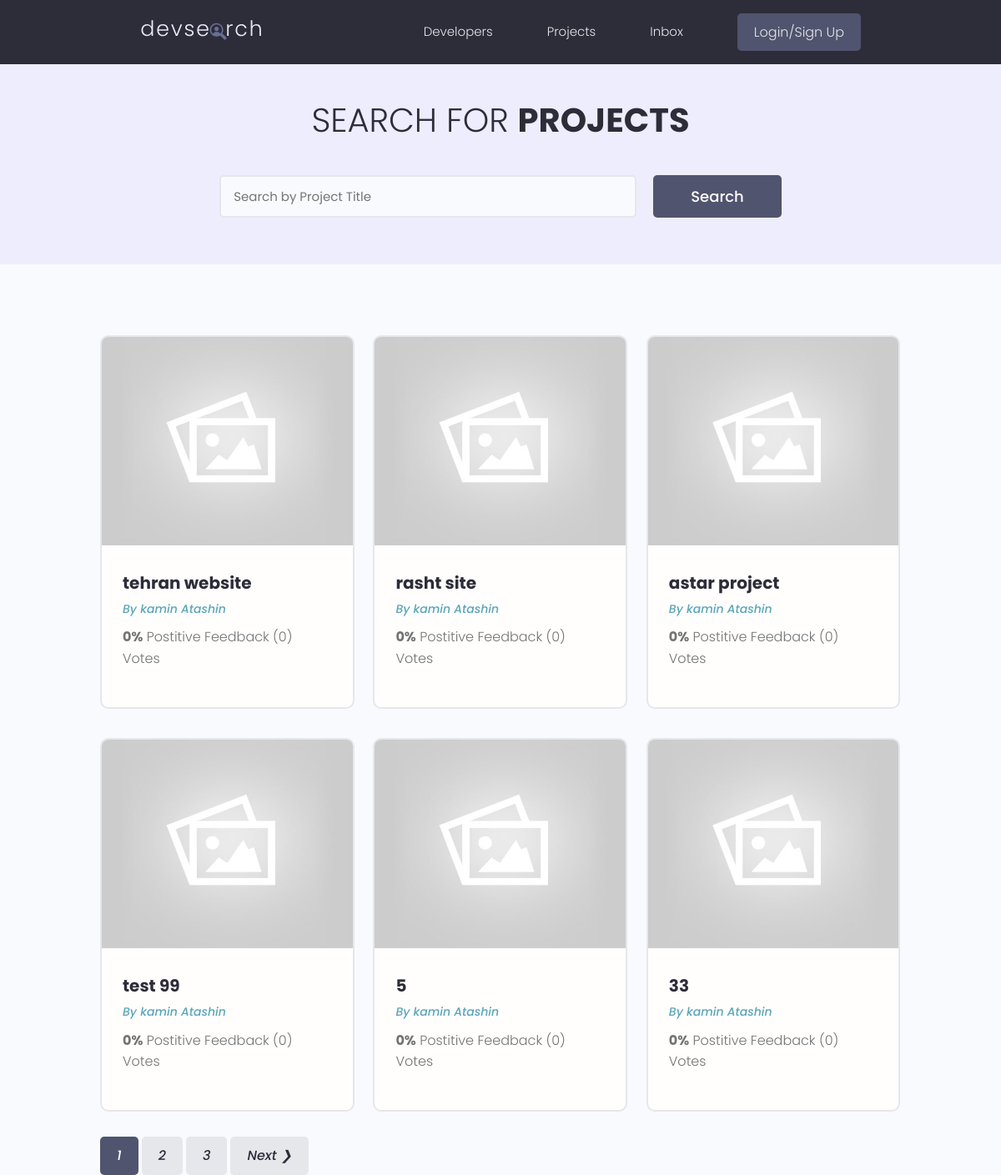
The app's page /project/ with its own data.
### project/models.py (models this page shows, shortened)
class Project(models.Model):
    owner= models.ForeignKey(Profiles,null=True,blank=True,on_delete=models.SET_NULL)
    title=models.CharField(max_length=200)
    description=models.TextField(null=True , blank=True)
    featured_image= models.ImageField(null=True,blank=True,default='default.jpg')
    demo_link=models.TextField(max_length=2000,null=True,
                                 blank=True)
    source_link=models.CharField(max_length=2000,null=True,
                                blank=True)
    tags=models.ManyToManyField('Tag',blank=True)
    vote_total=models.IntegerField(default=0,null=True,blank=True)
    vote_ratio=models.IntegerField(default=0,null=True,blank=True)
    created= models.DateTimeField(auto_now_add=True)
    id=models.UUIDField(default=uuid.uuid4,unique=True,
                        primary_key=True,editable=False)
    class Meta:
        ordering=['-created']

### users/models.py (models this page shows, shortened)
class Profiles(models.Model):
    user=models.OneToOneField(User,on_delete=models.CASCADE,null=True,blank=True)
    name=models.CharField(max_length=200,blank=True,null=True)
    email=models.EmailField(max_length=500,blank=True,null=True)
    username=models.CharField(max_length=200,blank=True,null=True)
    short_intro=models.CharField(max_length=200,blank=True,null=True)
    username=models.CharField(max_length=40)
    location=models.TextField(null=True,blank=True)
    bio=models.TextField(null=True,blank=True)
    profile_image=models.ImageField(blank=True,null=True,upload_to='profiles/', default='profiles/user-default.png')
    social_github=models.CharField(max_length=2000,null=True,blank=True)
    social_twitter=models.CharField(max_length=2000,null=True,blank=True)
    socail_linkedin=models.CharField(max_length=2000,null=True,blank=True)
    social_youtube=models.CharField(max_length=2000,null=True,blank=True)
    social_website=models.CharField(max_length=2000,null=True,blank=True)
    created=models.DateTimeField(auto_now_add=True,editable=False)
    id=models.UUIDField(default= uuid.uuid4,unique=True,primary_key=True,editable=False)

### project/views.py (the view)
# urls.py: path('',views.projects,name='projects'),
def projects(request):
    projects,search_query=searchProject(request)
    custom_range,projects=paginatProject(request,projects,6)
    context={'projects':projects,'search_query':search_query,'custom_range':custom_range}
    return render(request,'projects/projects.html',context)

### project/utils.py (called while the page is built)
def paginatProject(request,projects,results):
    page= request.GET.get('page')
    paginator=Paginator(projects,results)
    try:
        projects=paginator.page(page)
    except PageNotAnInteger:
        page=1
        projects=paginator.page(page)
    except EmptyPage:
        page=paginator.num_pages
        projects=paginator.page(page)
    leftIndex=(int(page)-4)
    if leftIndex<1 :
        leftIndex=1
    rightIndex=(int(page)+5)
    if rightIndex > paginator.num_pages:
        rightIndex=paginator.num_pages +1
    custom_range= range(leftIndex, rightIndex)
    return custom_range,projects

def searchProject(request):
    search_query=''
    if request.GET.get('search_query'):
        search_query=request.GET.get('search_query')
    tags=Tag.objects.filter(name__icontains=search_query)
    projects=Project.objects.distinct().filter(
        Q(title__icontains=search_query) |
        Q(description__icontains=search_query) |
        Q(owner__name__icontains=search_query) |
        Q(tags__in=tags)
    )
    return projects,search_query

### project/templates/projects/projects.html (shortened to what this page needs)
{% extends 'main.html' %}
{% block content %}
<main class="projects">
  <section class="hero-section text-center">
    <div class="container container--narrow">
      <div class="hero-section__box">
        <h2>Search for <span>Projects</span></h2>
      </div>
      <div class="hero-section__search">
        <form id="searchForm" class="form" action="{% url 'projects'%}" method="get">
          <div class="form__field">
            <input class="input input--text" id="formInput#search" type="text" name="search_query"
              placeholder="Search by Project Title" value="{{search_query}}" />
          </div>
          <input class="btn btn--sub btn--lg" type="submit" value="Search" />
        </form>
      </div>
    </div>
  </section>
  <section class="projectsList">
    <div class="container">
      <div class="grid grid--three">
        {% for project in projects %}
        <div class="column">
          <div class="card project">
            <a href="{% url 'project' project.id %}" class="project">
              <img class="project__thumbnail" src="{{ project.featured_image.url}}" alt="project thumbnail" />
              <div class="card__body">
                <h3 class="project__title">{{project.title}}</h3>
                <p><a class="project__author" href="{% url 'user-profile' project.owner.id %}">By {{project.owner.name}}</a></p>
                <p class="project--rating">
                  <span style="font-weight: bold;">{{project.vote_ratio}}%</span> Postitive
                  Feedback ({{project.vote_total}}) Vote{{ project.vote_total|pluralize:"s" }}
                </p>
              </div>
            </a>
          </div>
        </div>
        {% endfor %}
      </div>
    </div>
  </section>
{% include 'pagination.html' with queryset=projects  custom_range=custom_range%}
 </main>
{% endblock content %}

### static/styles/app.css (style rules this page uses)
:root { --color-sub: #2d2d39; }
.btn--sub { background-color: var(--color-sub-light); }
.card { border: 2px solid var(--color-light); }
img { width: 100%; }
.hero-section { height: 40vh; display: flex; align-items: center; background-color: var(--color-sub); }
.hero-section__box { margin-bottom: 4rem; }
.hero-section__box > h2, .hero-section__box > h2 > span { font-size: 4rem; color: var(--color-light); line-height: 1.3; text-transform: uppercase; }
.hero-section__box > h2 { font-weight: 300; }
.hero-section__box > h2 > span { font-weight: 700; }
.hero-section__search > .form { display: flex; align-items: center; justify-content: center; gap: 2rem; }
.hero-section__search > .form input.input--text { width: 50rem; }
.project__author { font-size: 1.4rem; font-style: italic; }
.project--rating { margin-bottom: 1.6em; margin-top: .5em; }
.projects > .hero-section { background: var(--color-sub-lighter); height: 30vh; }
.projects .hero-section__box { margin-bottom: 2.5rem; }
.projects .hero-section__box > h2 { color: var(--color-sub); }
.projects .hero-section__box > h2 > span { font-weight: 700; color: var(--color-sub); }
.projectsList { margin-top: 8rem; }
.project__thumbnail { height: 25rem; object-fit: cover; object-position: top center; }
.project__title { font-size: 2rem; font-weight: 700; color: var(--color-sub); }

### static/uikit/styles/modules/_variables.css (style rules this page uses)
:root { --color-main: #5aa5b9; --color-main-light: #e6faff; --color-sub: #3f4156; --color-sub-light: #51546e; --color-sub-lighter: #ededfd; --color-text: #737373; --color-gray: #8b8b8b; --color-light: #e5e7eb; --color-light-gray: #767676; --color-bg: #f8fafd; --color-white: #fffefd; --color-white-light: #f3f3f3; --color-success: #359e64; --color-success-bg: #def8e8; --color-error: #fc4b0b; --color-error-bg: #fff2ee; --font-base: 'Poppins', arial, helvetica, 'Segoe UI', roboto, ubuntu, sans-serif; --font-monospace: 'Fira Code', 'Courier New', courier, monospace; --font-regular: 300; --font-medium: 500; --font-bold: 700; --generic-shadow: 1px 1px 5px #00000010; --generic-transition: all 0.3s ease-in-out; }

### static/uikit/styles/modules/_base.css (style rules this page uses)
* { margin: 0; padding: 0; box-sizing: border-box; text-rendering: optimizeLegibility; color: inherit; font-size: inherit; }
html { font-size: 50%; }
@media only screen and (min-width: 480px) { html { font-size: 56.25%; } }
@media only screen and (min-width: 1200px) { html { font-size: 62.5%; } }
body { line-height: 1.6; font-weight: 400; font-size: 1.5rem; color: var(--color-text); background-color: var(--color-bg); min-height: 100vh; }

### static/uikit/styles/modules/_typography.css (style rules this page uses)
* { font-family: var(--font-base); }
h2 { font-size: 3.6rem; font-weight: var(--font-bold); }
h3 { font-size: 3.2rem; font-weight: var(--font-medium); }
p, span, strong { font-size: 1.6rem; color: var(--color-text); font-weight: var(--font-regular); }
a { padding-bottom: 2px; text-decoration: none; display: inline-block; color: var(--color-main); font-weight: var(--font-medium); }

### static/uikit/styles/modules/_utilities.css (style rules this page uses)
.container { width: 92%; max-width: 165rem; margin: 0 auto; box-sizing: border-box; }
.container--narrow { width: 92%; max-width: 120rem; }
@media screen and (min-width: 1000px) { .container { width: 90%; } }
@media screen and (min-width: 1000px) { .container--narrow { width: 85%; } }
@media screen and (min-width: 1200px) { .container { width: 80%; } }
@media screen and (min-width: 1200px) { .container--narrow { width: 72%; } }
.text-center { text-align: center; }

### static/uikit/styles/modules/_button.css (style rules this page uses)
.btn { display: inline-block; position: relative; cursor: pointer; background-color: var(--color-light); font-weight: var(--font-medium); color: var(--color-sub); text-decoration: none; padding: 1rem 2rem; border-radius: 0.5rem; border: none; width: -webkit-fit-content; width: -moz-fit-content; width: fit-content; height: -webkit-fit-content; height: -moz-fit-content; height: fit-content; font-size: 1.6rem; outline-width: 0; outline-color: transparent; -webkit-backface-visibility: hidden; backface-visibility: hidden; transition: all 0.3s ease-in-out; }
.btn--sub { background-color: var(--color-sub); color: var(--color-white); }
.btn--lg { font-size: 1.8rem; padding: 1.2rem 4.5rem; }

### static/uikit/styles/modules/_card.css (style rules this page uses)
.card { border-radius: 1rem; background-color: var(--color-white); border: 1.5px solid var(--color-light); width: auto; height: auto; margin-top: 0.5rem; margin-bottom: 0.5rem; overflow: hidden; }
.card__body, .card__header { padding: 2rem 2.5rem; }

### records on screen
Project: featured_image (placeholder picture), title "tehran website", owner.name "kamin Atashin", vote_ratio "0", vote_total "0"
Project: featured_image (placeholder picture), title "rasht site", owner.name "kamin Atashin", vote_ratio "0", vote_total "0"
Project: featured_image (placeholder picture), title "astar project", owner.name "kamin Atashin", vote_ratio "0", vote_total "0"
Project: featured_image (placeholder picture), title "test 99", owner.name "kamin Atashin", vote_ratio "0", vote_total "0"
Project: featured_image (placeholder picture), title "5", owner.name "kamin Atashin", vote_ratio "0", vote_total "0"
Project: featured_image (placeholder picture), title "33", owner.name "kamin Atashin", vote_ratio "0", vote_total "0"

### other values on screen
{{ page }} "1"
{{ page }} "2" "3"
